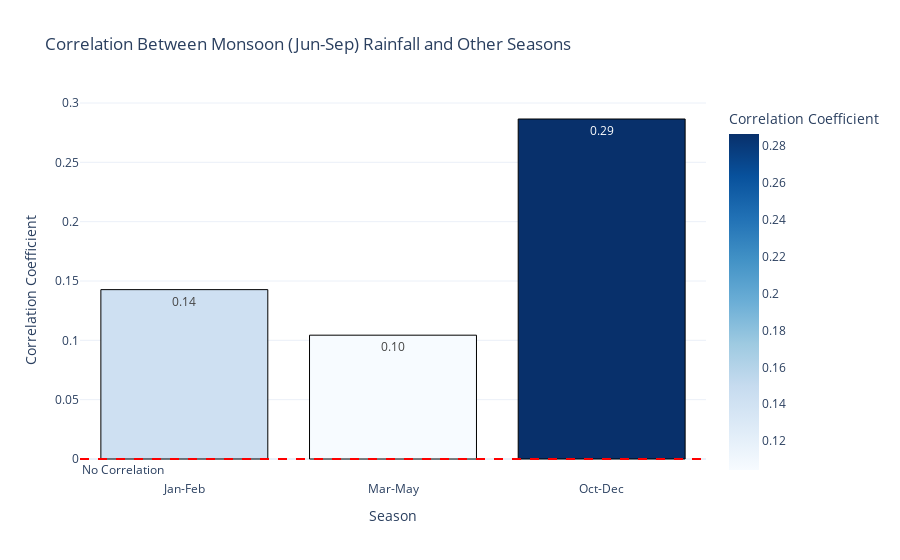

Write notebook code for a chart like this one.
### Code cell
# correlation analysis between monsoon (Jun-Sep) rainfall and other seasons
seasonal_columns = ['Jan-Feb', 'Mar-May', 'Jun-Sep', 'Oct-Dec']
monsoon_column = 'Jun-Sep'
relationships = {}

for season in seasonal_columns:
    if season != monsoon_column:
        corr, _ = pearsonr(rainfall_data[monsoon_column], rainfall_data[season])
        relationships[season] = corr

correlation_data = pd.DataFrame({
    'Season': list(relationships.keys()),
    'Correlation Coefficient': list(relationships.values())
})

fig = px.bar(
    correlation_data,
    x='Season',
    y='Correlation Coefficient',
    title='Correlation Between Monsoon (Jun-Sep) Rainfall and Other Seasons',
    labels={'Season': 'Season', 'Correlation Coefficient': 'Correlation Coefficient'},
    text='Correlation Coefficient',
    color='Correlation Coefficient',
    color_continuous_scale='Blues'
)

fig.add_hline(
    y=0,
    line_dash="dash",
    line_color="red",
    annotation_text="No Correlation",
    annotation_position="bottom left"
)

fig.update_traces(marker_line_color='black', marker_line_width=1, texttemplate='%{text:.2f}')
fig.update_layout(
    template='plotly_white',
    height=500
)

fig.show()

### Figure 1 — Plotly figure (JSON) as saved in the notebook; plotly's stock layout.template omitted (floating-point values rounded to 4 significant figures)
{"data": [{"alignmentgroup": "True", "hovertemplate": "Season=%{x}<br>Correlation Coefficient=%{marker.color}<extra></extra>", "legendgroup": "", "marker": {"color": [0.1427, 0.1043, 0.2865], "coloraxis": "coloraxis", "line": {"color": "black", "width": 1}, "pattern": {"shape": ""}}, "name": "", "offsetgroup": "", "orientation": "v", "showlegend": false, "text": [0.1427, 0.1043, 0.2865], "textposition": "auto", "texttemplate": "%{text:.2f}", "type": "bar", "x": ["Jan-Feb", "Mar-May", "Oct-Dec"], "xaxis": "x", "y": [0.1427, 0.1043, 0.2865], "yaxis": "y"}], "layout": {"annotations": [{"showarrow": false, "text": "No Correlation", "x": 0, "xanchor": "left", "xref": "x domain", "y": 0, "yanchor": "top", "yref": "y"}], "autosize": true, "barmode": "relative", "coloraxis": {"colorbar": {"title": {"text": "Correlation Coefficient"}}, "colorscale": [[0, "rgb(247,251,255)"], [0.125, "rgb(222,235,247)"], [0.25, "rgb(198,219,239)"], [0.375, "rgb(158,202,225)"], [0.5, "rgb(107,174,214)"], [0.625, "rgb(66,146,198)"], [0.75, "rgb(33,113,181)"], [0.875, "rgb(8,81,156)"], [1, "rgb(8,48,107)"]]}, "legend": {"tracegroupgap": 0}, "shapes": [{"line": {"color": "red", "dash": "dash"}, "type": "line", "x0": 0, "x1": 1, "xref": "x domain", "y0": 0, "y1": 0, "yref": "y"}], "title": {"text": "Correlation Between Monsoon (Jun-Sep) Rainfall and Other Seasons"}, "xaxis": {"anchor": "y", "autorange": true, "domain": [0, 1], "range": [-0.5, 2.5], "title": {"text": "Season"}, "type": "category"}, "yaxis": {"anchor": "x", "autorange": true, "domain": [0, 1], "range": [-0.01803, 0.3025], "title": {"text": "Correlation Coefficient"}, "type": "linear"}}}
